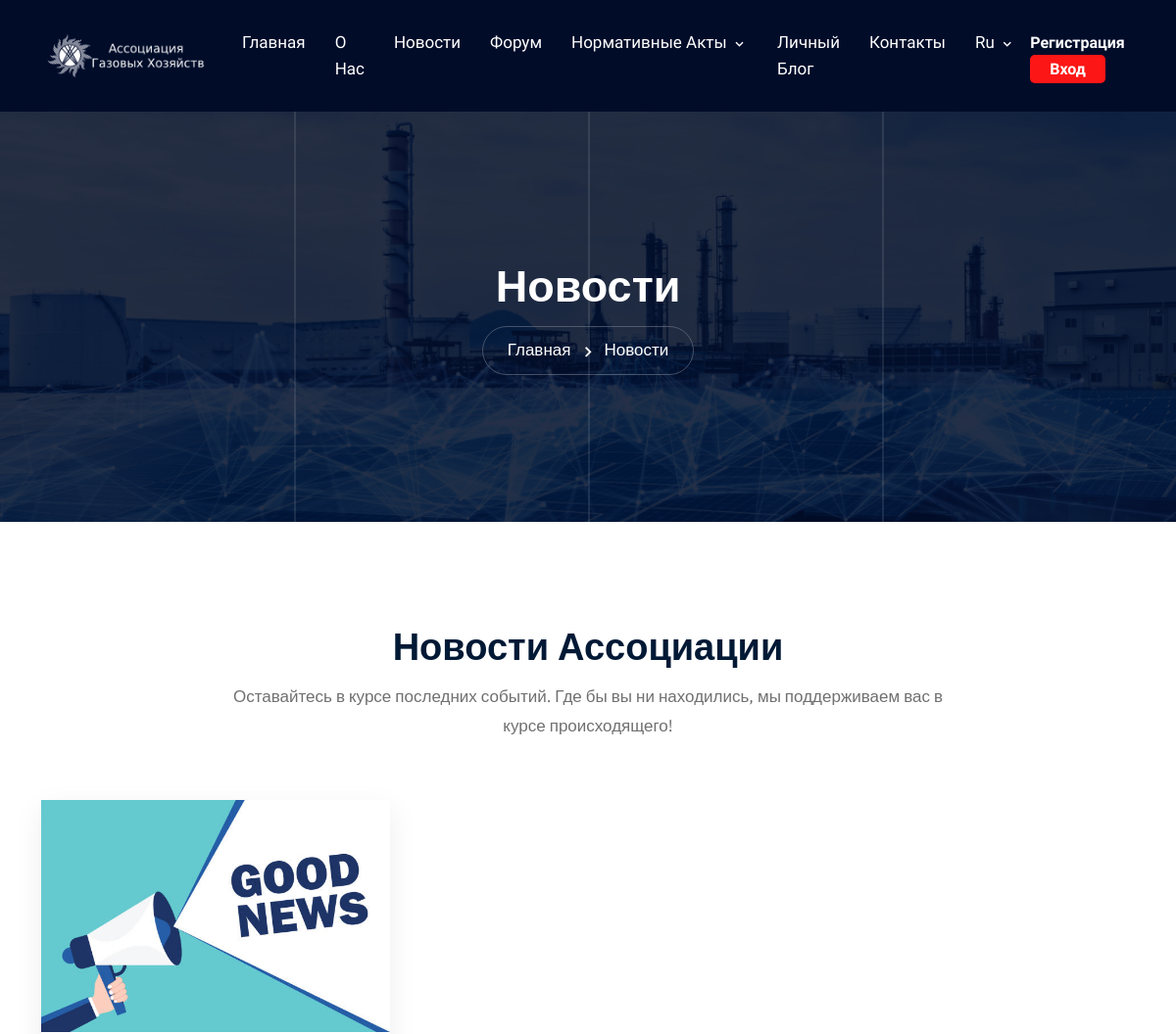
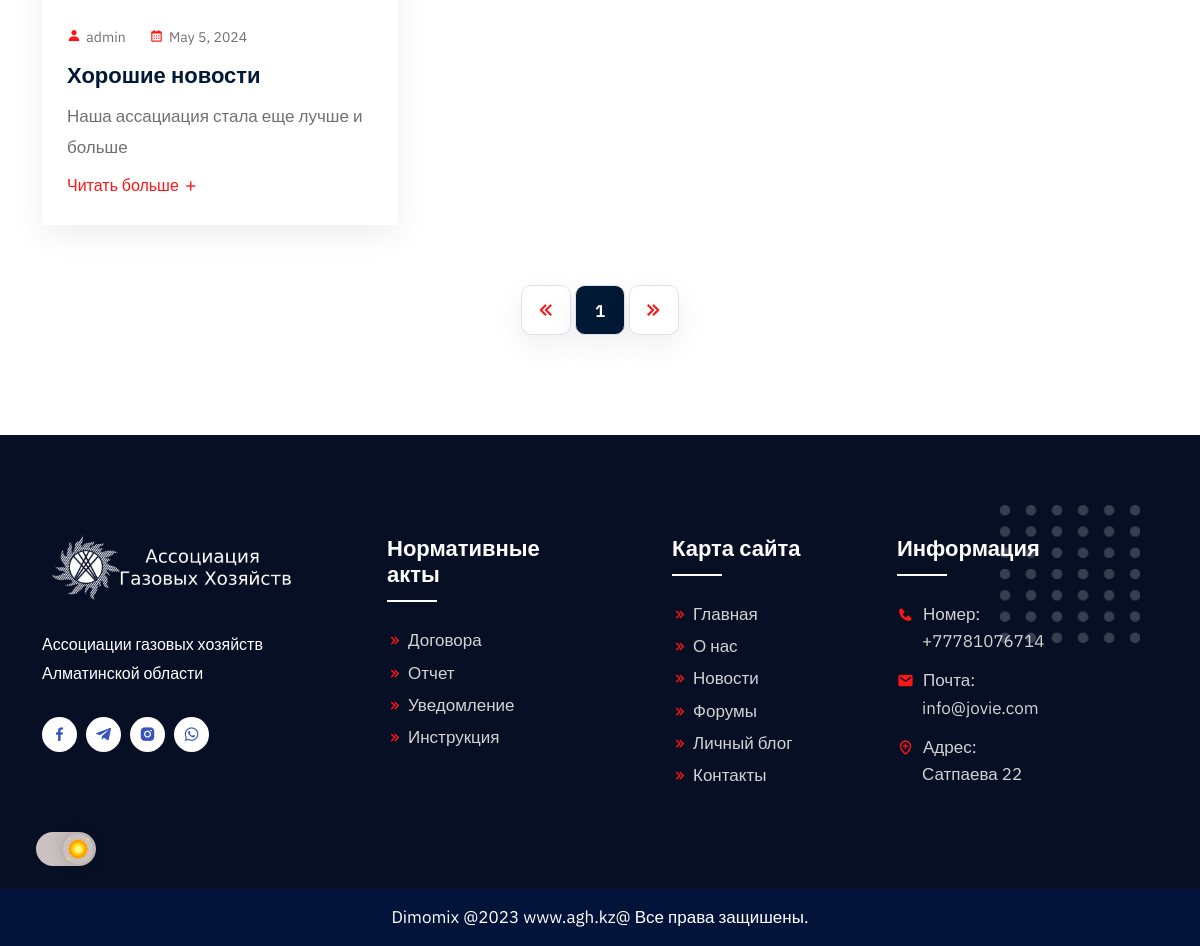
Page /news/ on the committed database (2 pictures, top to bottom).
### news/models.py (models this page shows, shortened)
class News(models.Model):
    title = models.CharField(max_length = 500)
    sub_title = models.TextField()
    user = models.ForeignKey('auth.User', on_delete = models.CASCADE, null = True, related_name = 'user_news')
    cover_img = models.ImageField(upload_to='img/news_img/')
    news_details = models.ManyToManyField('NewsDetails', related_name = 'news_det',related_query_name='news_det')
    date = models.DateField(auto_now_add=True)
    send_email_newsletter = models.BooleanField(default = False)

### news/views.py (the view)
# urls.py: path('',NewsPageView.as_view(),name = 'news'),
class NewsPageView(TemplateView):
    template_name = 'news.html'
    def get_context_data(self):
        context = super(NewsPageView, self).get_context_data()
        context['news'] = News.objects.all()
        context['last_news'] = last_news(self.request)
        context['lng'] = get_lng(self.request)
        return context

### news/views.py (called while the page is built)
def get_lng(request):
    cocckie = request.COOKIES.get('lng')
    if cocckie:
        return cocckie
    else:
        return 'ru'

def last_news(request):
    news = News.objects.all().order_by('-date')[:5]
    return news

### templates/news.html (shortened to what this page needs)
<!doctype html>
{% load static %}
{% include 'includes/head.html' %}
{% if lng == 'ru' %}
        <section class="page-title title-bg21">
            <div class="d-table">
                <div class="d-table-cell">
                    <h2>Новости</h2>
                    <ul>
                        <li>
                            <a href="{%url 'home_page'%}">Главная</a>
                        </li>
                        <li>Новости</li>
                    </ul>
                </div>
            </div>
            <div class="lines">
                <div class="line"></div>
                <div class="line"></div>
                <div class="line"></div>
            </div>
        </section>
		<section class="blog-section blog-style-two pt-100 pb-70">
			<div class="container">
				<div class="section-title text-center">
					<h2>Новости Ассоциации</h2>
					<p>Оставайтесь в курсе последних событий. Где бы вы ни находились, мы поддерживаем вас в курсе происходящего!</p>
				</div>
				<div class="row">
				{% for i in news%}
					<div class="col-lg-4 col-sm-6">
						<div class="blog-card">
							<div class="blog-img">
								<a href="/news/{{i.id}}">
									<img src="/media/{{i.cover_img}}" alt="blog image">
								</a>
							</div>
							<div class="blog-text">
								<ul>
									<li>
										<i class='bx bxs-user'></i>
										{{i.user.username}}
									</li>
									<li>
										<i class='bx bx-calendar'></i>
										{{i.date}}
									</li>
								</ul>
								<h3>
									<a href="/news/{{i.id}}">
										{{i.title}}
									</a>
								</h3>
								<p>{{i.sub_title}}</p>
								<a href='/news/{{i.id}}' class="blog-btn">
									Читать больше
									<i class='bx bx-plus bx-spin'></i>
								</a>
							</div>
						</div>
					</div>
				{%endfor%}
				</div>
                <nav aria-label="Page navigation example">
                    <ul class="pagination justify-content-center">
                        <li class="page-item disabled">
                            <a class="page-link" href="#" tabindex="-1" aria-disabled="true">
                                <i class='bx bx-chevrons-left bx-fade-left'></i>
                            </a>
                        </li>
                        <li class="page-item"><a class="page-link active" href="#">1</a></li>
                        <li class="page-item">
                            <a class="page-link" href="#">
                                <i class='bx bx-chevrons-right bx-fade-right'></i>
                            </a>
                        </li>
                    </ul>
                </nav>
			</div>
		</section>
		 {% include 'includes/footer.html' %}
  	</body>
</html>
{%endif%}

### rows in the picture
News: cover_img (picture), user.username "admin", date "May 5, 2024", title "Хорошие новости", sub_title "Наша ассациация стала еще лучше и больше"
